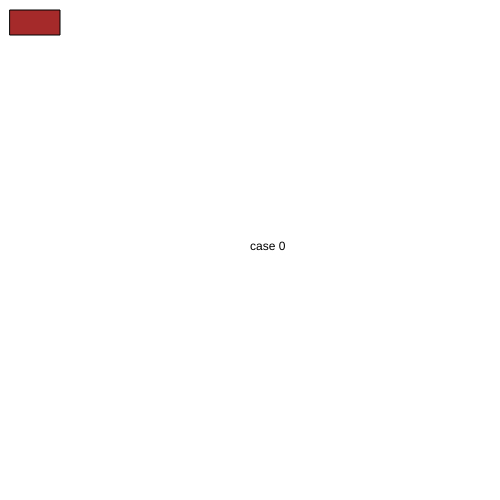
Frame 1 (no input)
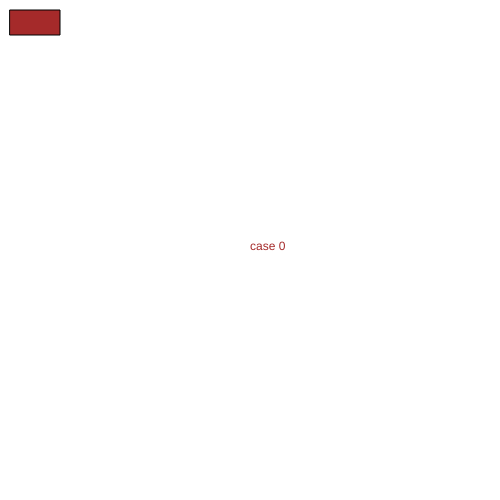
Frame 60 (no input)
Frame 120 (the mouse pressed at the canvas centre since frame 60): identical to frame 60, image omitted

The p5.js sketch that drew these frames (run headless with seeded random() and noise() and a simulated clock; from frame 60 on, the mouse is pressed at the canvas centre):

// p5.js sketch
// ── sketch.js
let state = 0

function setup() {
  createCanvas(500, 500);
}

function draw() {

  switch (state) {
    case 0:
      background("white");
      text("case 0", 250, 250);
      break;

    case 1:
      background("grey");
      text("case 1", 250, 250);
      break;

    case 2:
      background("pink");
      text("case 2", 250, 250);
      break;

  }
  fill('brown');
  rect(10, 10, 50, 25);

}

function mouseReleased() {

  if ((mouseX > 10) && (mouseX < 60) && (mouseY > 10) && (mouseY < 35)) {
    state++;
  if (state > 2) {
    state = 0;
  }
}
}
